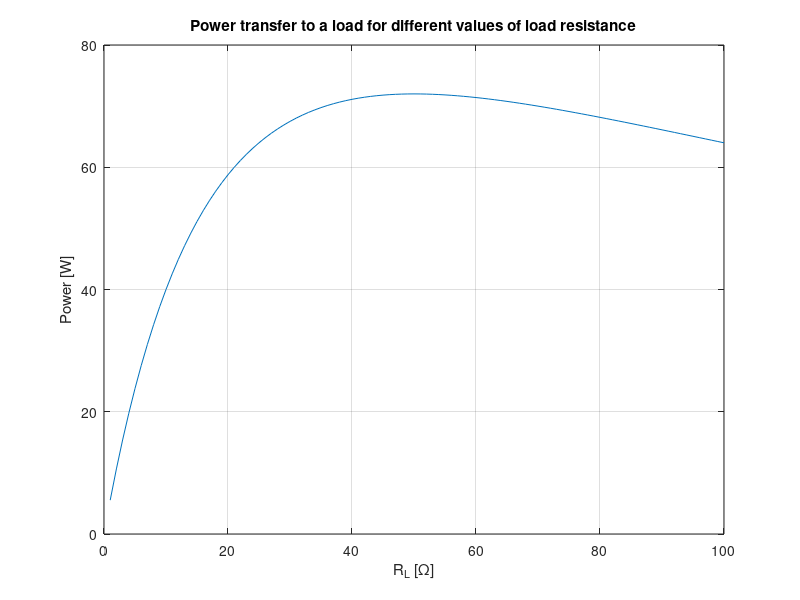

Here is the MATLAB script that generated this plot:
%%% Maximum Power Transfer to a Load

%%% Purpose: The program calculates the value of a resistance R_L that
%%% results in the maximum power transmitted to the load, and plots the
%%% power supplied for a series of values of the load resistance

%%% Parameters dictionary
V = 120;     % Voltage source [V]
R_S = 50;    % Internal resistance [?]

%%% Variables dictionary
%%% R_L  -- Load resistance
%%% I    -- Current supplied to the load
%%% P    -- Power transferred to the load

% Creates a vector of possible values
R_L = 1:1:100;

% Calculates the current and power for each of the values of R_L
I = V ./ (R_L + R_S);
P = I.^2 .* R_L;

% Find the maximum value of power
[maxP, iR] = max(P);
fprintf('The maximum power is %6.2f W for a R_L = %i ohms\n', ...
        maxP, iR);

% Plots the power versus the load resistance
plot(R_L,P);
title('Power transfer to a load for different values of load resistance');
xlabel('R_L [\Omega]');
ylabel('Power [W]');
grid on;
